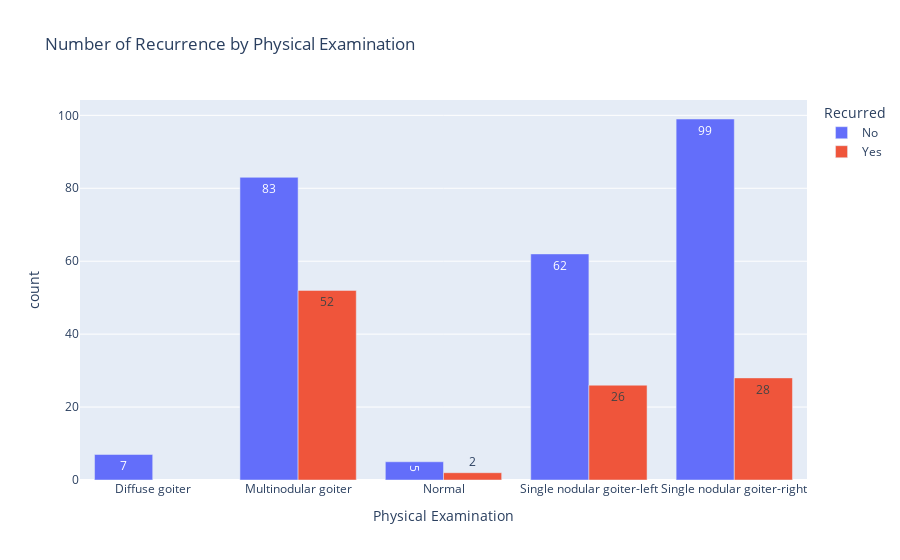

Source (notebook cell):
### Code cell
px.bar(Physical_Examination_Recurred, y= 'count', x = 'Physical Examination' , color = 'Recurred', barmode = 'group', title = 'Number of Recurrence by Physical Examination', text_auto = True)

### Figure 1 — Plotly figure (JSON) as saved in the notebook; plotly's stock layout.template omitted (floating-point values rounded to 4 significant figures)
{"data": [{"alignmentgroup": "True", "hovertemplate": "Recurred=No<br>Physical Examination=%{x}<br>count=%{y}<extra></extra>", "legendgroup": "No", "marker": {"color": "#636efa", "pattern": {"shape": ""}}, "name": "No", "offsetgroup": "No", "orientation": "v", "showlegend": true, "textposition": "auto", "texttemplate": "%{y}", "type": "bar", "x": ["Diffuse goiter", "Multinodular goiter", "Normal", "Single nodular goiter-left", "Single nodular goiter-right"], "xaxis": "x", "y": [7, 83, 5, 62, 99], "yaxis": "y"}, {"alignmentgroup": "True", "hovertemplate": "Recurred=Yes<br>Physical Examination=%{x}<br>count=%{y}<extra></extra>", "legendgroup": "Yes", "marker": {"color": "#EF553B", "pattern": {"shape": ""}}, "name": "Yes", "offsetgroup": "Yes", "orientation": "v", "showlegend": true, "textposition": "auto", "texttemplate": "%{y}", "type": "bar", "x": ["Multinodular goiter", "Normal", "Single nodular goiter-left", "Single nodular goiter-right"], "xaxis": "x", "y": [52, 2, 26, 28], "yaxis": "y"}], "layout": {"barmode": "group", "legend": {"title": {"text": "Recurred"}, "tracegroupgap": 0}, "title": {"text": "Number of Recurrence by Physical Examination"}, "xaxis": {"anchor": "y", "domain": [0, 1], "title": {"text": "Physical Examination"}}, "yaxis": {"anchor": "x", "domain": [0, 1], "title": {"text": "count"}}}}
